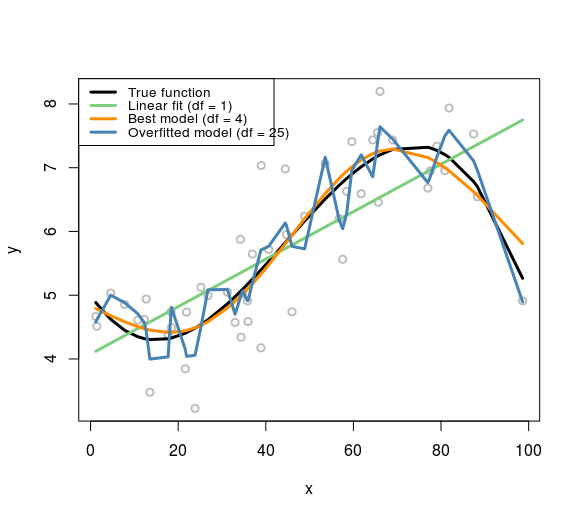

Recreate this plot in R.
# Generate the training and test samples
seed <- 1809
set.seed(seed) #Takes an arbitrary integer argument

gen_data <- function(n, beta, sigma_eps) {
  eps <- rnorm(n, 0, sigma_eps) #Random generation for normal distribution where n is the no of obs, 0 is mean and sigma_eps is std dev
  x <- sort(runif(n, 0, 100)) #Uniform Distribution function with lower and upper limits
  X <- cbind(1, poly(x, degree = (length(beta) - 1), raw = TRUE)) #Combines data by columns
  y <- as.numeric(X %*% beta + eps) #Generic function for numeric values
  
  return(data.frame(x = x, y = y))
}

# Fit the models
require(splines) #Splines is a package

n_rep <- 100
n_df <- 30
df <- 1:n_df
beta <- c(5, -0.1, 0.004, -3e-05)
n_train <- 50
n_test <- 10000
sigma_eps <- 0.5

xy <- res <- list()
xy_test <- gen_data(n_test, beta, sigma_eps) #Generates dataset from regression model
for (i in 1:n_rep) {
  xy[[i]] <- gen_data(n_train, beta, sigma_eps)
  x <- xy[[i]][, "x"]
  y <- xy[[i]][, "y"]
  res[[i]] <- apply(t(df), 2, function(degf) lm(y ~ ns(x, df = degf)))
}
# Plot the data
x <- xy[[1]]$x
X <- cbind(1, poly(x, degree = (length(beta) - 1), raw = TRUE))
y <- xy[[1]]$y
plot(y ~ x, col = "gray", lwd = 2)
lines(x, X %*% beta, lwd = 3, col = "black")
lines(x, fitted(res[[1]][[1]]), lwd = 3, col = "palegreen3")
lines(x, fitted(res[[1]][[4]]), lwd = 3, col = "darkorange")
lines(x, fitted(res[[1]][[25]]), lwd = 3, col = "steelblue")
legend(x = "topleft", legend = c("True function", "Linear fit (df = 1)", "Best model (df = 4)", 
                                 "Overfitted model (df = 25)"), lwd = rep(3, 4), col = c("black", "palegreen3", 
                                                                                         "darkorange", "steelblue"), text.width = 32, cex = 0.85)
